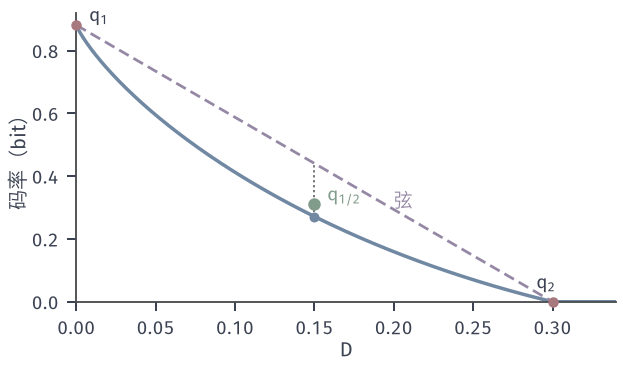

The script that drew this image:
"""Convexity of R(D) for Bern(0.3), Hamming. q1 optimal at D1=0.02, q2 optimal at D2=0.2,
mixture q=(q1+q2)/2 has distortion 0.11 and I(q) between R(0.11) and the chord."""
from pathlib import Path
import sys
HERE = Path(__file__).resolve().parent
sys.path.insert(0, str(HERE.parent/'rd-common'))
from common import *

p = P_SRC; px = np.array([1-p, p]); d = np.array([[0, 1], [1, 0.]])


def qopt(D):
    if D >= p:
        return np.array([[1., 0.], [1., 0.]])
    r = (p-D)/(1-2*D)
    a = r*D/(1-p); b = (1-r)*D/p
    return np.array([[1-a, a], [b, 1-b]])


D1, D2 = 0., .3
q1, q2 = qopt(D1), qopt(D2); qm = (q1+q2)/2
I1, I2, Im = mutual_info(px, q1), mutual_info(px, q2), mutual_info(px, qm)
Dm = exp_dist(px, qm, d)
fig, ax = figure(width_mm=88, height_mm=52)
D = np.linspace(0, .34, 400)
ax.plot(D, rd_binary(D), color=BLUE, lw=1.4)
ax.plot([D1, D2], [I1, I2], color=PURPLE, lw=1.1, ls=DASH)
dot(ax, D1, I1, RED); dot(ax, D2, I2, RED)
dot(ax, Dm, Im, GREEN, ms=5)
dot(ax, Dm, float(rd_binary(Dm)), BLUE, ms=4)
ax.plot([Dm, Dm], [float(rd_binary(Dm)), (I1+I2)/2], color=STROKE, lw=.6, ls=DOT)
lab(ax, D1+.008, I1+.01, '$q_1$', INK, ha='left')
lab(ax, D2-.004, I2+.04, '$q_2$', INK, ha='center')
lab(ax, Dm+.008, Im+.01, '$q_{1/2}$', GREEN, ha='left')
lab(ax, .2, .3, '弦', PURPLE)
ax.set_xlim(0, .34); ax.set_ylim(0, .92)
axlab(ax, '$D$', '码率（bit）')
save(fig, HERE, 'figure', {'I1': I1, 'I2': I2, 'Imix': Im, 'Dmix': Dm, 'R_Dmix': float(rd_binary(Dm)), 'chord': (I1+I2)/2})
